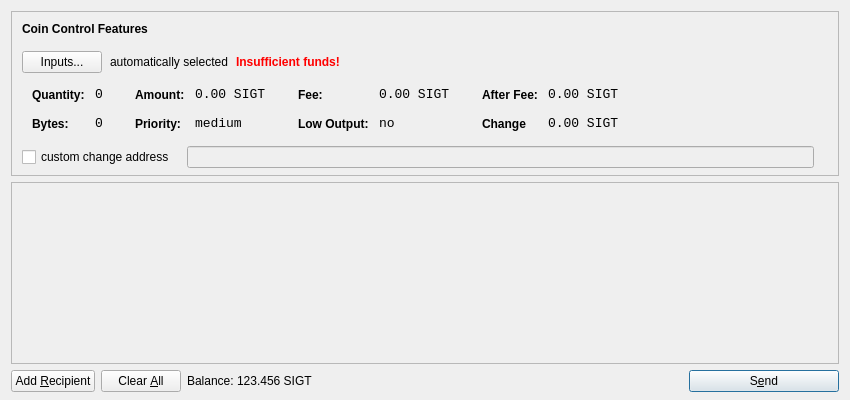
<?xml version="1.0" encoding="UTF-8"?>
<ui version="4.0">
 <class>SendCoinsDialog</class>
 <widget class="QDialog" name="SendCoinsDialog">
  <property name="geometry">
   <rect>
    <x>0</x>
    <y>0</y>
    <width>850</width>
    <height>400</height>
   </rect>
  </property>
  <property name="windowTitle">
   <string>Send Coins</string>
  </property>
  <layout class="QVBoxLayout" name="verticalLayout" stretch="0,1,0">
   <property name="bottomMargin">
    <number>8</number>
   </property>
   <item>
    <widget class="QFrame" name="frameCoinControl">
     <property name="sizePolicy">
      <sizepolicy hsizetype="Expanding" vsizetype="Expanding">
       <horstretch>0</horstretch>
       <verstretch>0</verstretch>
      </sizepolicy>
     </property>
     <property name="maximumSize">
      <size>
       <width>16777215</width>
       <height>16777215</height>
      </size>
     </property>
     <property name="frameShape">
      <enum>QFrame::StyledPanel</enum>
     </property>
     <property name="frameShadow">
      <enum>QFrame::Sunken</enum>
     </property>
     <layout class="QVBoxLayout" name="verticalLayoutCoinControl2">
      <property name="spacing">
       <number>-1</number>
      </property>
      <property name="leftMargin">
       <number>0</number>
      </property>
      <property name="topMargin">
       <number>0</number>
      </property>
      <property name="rightMargin">
       <number>0</number>
      </property>
      <property name="bottomMargin">
       <number>6</number>
      </property>
      <item>
       <layout class="QVBoxLayout" name="verticalLayoutCoinControl" stretch="0,0,0,0,1">
        <property name="spacing">
         <number>0</number>
        </property>
        <property name="leftMargin">
         <number>10</number>
        </property>
        <property name="topMargin">
         <number>10</number>
        </property>
        <item>
         <layout class="QHBoxLayout" name="horizontalLayoutCoinControl1">
          <property name="bottomMargin">
           <number>15</number>
          </property>
          <item>
           <widget class="QLabel" name="labelCoinControlFeatures">
            <property name="sizePolicy">
             <sizepolicy hsizetype="Preferred" vsizetype="Maximum">
              <horstretch>0</horstretch>
              <verstretch>0</verstretch>
             </sizepolicy>
            </property>
            <property name="font">
             <font>
              <weight>75</weight>
              <bold>true</bold>
             </font>
            </property>
            <property name="styleSheet">
             <string notr="true">font-weight:bold;</string>
            </property>
            <property name="text">
             <string>Coin Control Features</string>
            </property>
           </widget>
          </item>
         </layout>
        </item>
        <item>
         <layout class="QHBoxLayout" name="horizontalLayoutCoinControl2" stretch="0,0,0,0">
          <property name="spacing">
           <number>8</number>
          </property>
          <property name="bottomMargin">
           <number>10</number>
          </property>
          <item>
           <widget class="QPushButton" name="pushButtonCoinControl">
            <property name="styleSheet">
             <string notr="true"/>
            </property>
            <property name="text">
             <string>Inputs...</string>
            </property>
           </widget>
          </item>
          <item>
           <widget class="QLabel" name="labelCoinControlAutomaticallySelected">
            <property name="text">
             <string>automatically selected</string>
            </property>
            <property name="margin">
             <number>5</number>
            </property>
           </widget>
          </item>
          <item>
           <widget class="QLabel" name="labelCoinControlInsuffFunds">
            <property name="font">
             <font>
              <weight>75</weight>
              <bold>true</bold>
             </font>
            </property>
            <property name="styleSheet">
             <string notr="true">color:red;font-weight:bold;</string>
            </property>
            <property name="text">
             <string>Insufficient funds!</string>
            </property>
            <property name="margin">
             <number>5</number>
            </property>
           </widget>
          </item>
          <item>
           <spacer name="horizontalSpacerCoinControl">
            <property name="orientation">
             <enum>Qt::Horizontal</enum>
            </property>
            <property name="sizeHint" stdset="0">
             <size>
              <width>40</width>
              <height>1</height>
             </size>
            </property>
           </spacer>
          </item>
         </layout>
        </item>
        <item>
         <widget class="QWidget" name="widgetCoinControl" native="true">
          <property name="sizePolicy">
           <sizepolicy hsizetype="Preferred" vsizetype="Preferred">
            <horstretch>0</horstretch>
            <verstretch>0</verstretch>
           </sizepolicy>
          </property>
          <property name="minimumSize">
           <size>
            <width>0</width>
            <height>0</height>
           </size>
          </property>
          <property name="styleSheet">
           <string notr="true"/>
          </property>
          <layout class="QHBoxLayout" name="horizontalLayoutCoinControl5">
           <property name="margin">
            <number>0</number>
           </property>
           <item>
            <layout class="QHBoxLayout" name="horizontalLayoutCoinControl3" stretch="0,0,0,1">
             <property name="spacing">
              <number>20</number>
             </property>
             <property name="topMargin">
              <number>0</number>
             </property>
             <property name="bottomMargin">
              <number>10</number>
             </property>
             <item>
              <layout class="QFormLayout" name="formLayoutCoinControl1">
               <property name="horizontalSpacing">
                <number>10</number>
               </property>
               <property name="verticalSpacing">
                <number>14</number>
               </property>
               <property name="leftMargin">
                <number>10</number>
               </property>
               <property name="topMargin">
                <number>4</number>
               </property>
               <property name="rightMargin">
                <number>6</number>
               </property>
               <item row="0" column="0">
                <widget class="QLabel" name="labelCoinControlQuantityText">
                 <property name="styleSheet">
                  <string notr="true">font-weight:bold;</string>
                 </property>
                 <property name="text">
                  <string>Quantity:</string>
                 </property>
                 <property name="margin">
                  <number>0</number>
                 </property>
                </widget>
               </item>
               <item row="0" column="1">
                <widget class="QLabel" name="labelCoinControlQuantity">
                 <property name="font">
                  <font>
                   <family>Monospace</family>
                   <pointsize>10</pointsize>
                  </font>
                 </property>
                 <property name="cursor">
                  <cursorShape>IBeamCursor</cursorShape>
                 </property>
                 <property name="contextMenuPolicy">
                  <enum>Qt::ActionsContextMenu</enum>
                 </property>
                 <property name="text">
                  <string>0</string>
                 </property>
                 <property name="margin">
                  <number>0</number>
                 </property>
                 <property name="textInteractionFlags">
                  <set>Qt::LinksAccessibleByMouse|Qt::TextSelectableByKeyboard|Qt::TextSelectableByMouse</set>
                 </property>
                </widget>
               </item>
               <item row="1" column="0">
                <widget class="QLabel" name="labelCoinControlBytesText">
                 <property name="styleSheet">
                  <string notr="true">font-weight:bold;</string>
                 </property>
                 <property name="text">
                  <string>Bytes:</string>
                 </property>
                </widget>
               </item>
               <item row="1" column="1">
                <widget class="QLabel" name="labelCoinControlBytes">
                 <property name="font">
                  <font>
                   <family>Monospace</family>
                   <pointsize>10</pointsize>
                  </font>
                 </property>
                 <property name="cursor">
                  <cursorShape>IBeamCursor</cursorShape>
                 </property>
                 <property name="contextMenuPolicy">
                  <enum>Qt::ActionsContextMenu</enum>
                 </property>
                 <property name="text">
                  <string>0</string>
                 </property>
                 <property name="textInteractionFlags">
                  <set>Qt::LinksAccessibleByMouse|Qt::TextSelectableByKeyboard|Qt::TextSelectableByMouse</set>
                 </property>
                </widget>
               </item>
              </layout>
             </item>
             <item>
              <layout class="QFormLayout" name="formLayoutCoinControl2">
               <property name="horizontalSpacing">
                <number>10</number>
               </property>
               <property name="verticalSpacing">
                <number>14</number>
               </property>
               <property name="leftMargin">
                <number>6</number>
               </property>
               <property name="topMargin">
                <number>4</number>
               </property>
               <property name="rightMargin">
                <number>6</number>
               </property>
               <item row="0" column="0">
                <widget class="QLabel" name="labelCoinControlAmountText">
                 <property name="styleSheet">
                  <string notr="true">font-weight:bold;</string>
                 </property>
                 <property name="text">
                  <string>Amount:</string>
                 </property>
                 <property name="margin">
                  <number>0</number>
                 </property>
                </widget>
               </item>
               <item row="0" column="1">
                <widget class="QLabel" name="labelCoinControlAmount">
                 <property name="font">
                  <font>
                   <family>Monospace</family>
                   <pointsize>10</pointsize>
                  </font>
                 </property>
                 <property name="cursor">
                  <cursorShape>IBeamCursor</cursorShape>
                 </property>
                 <property name="contextMenuPolicy">
                  <enum>Qt::ActionsContextMenu</enum>
                 </property>
                 <property name="text">
                  <string notr="true">0.00 SIGT</string>
                 </property>
                 <property name="textInteractionFlags">
                  <set>Qt::LinksAccessibleByMouse|Qt::TextSelectableByKeyboard|Qt::TextSelectableByMouse</set>
                 </property>
                </widget>
               </item>
               <item row="1" column="0">
                <widget class="QLabel" name="labelCoinControlPriorityText">
                 <property name="styleSheet">
                  <string notr="true">font-weight:bold;</string>
                 </property>
                 <property name="text">
                  <string>Priority:</string>
                 </property>
                </widget>
               </item>
               <item row="1" column="1">
                <widget class="QLabel" name="labelCoinControlPriority">
                 <property name="font">
                  <font>
                   <family>Monospace</family>
                   <pointsize>10</pointsize>
                  </font>
                 </property>
                 <property name="cursor">
                  <cursorShape>IBeamCursor</cursorShape>
                 </property>
                 <property name="contextMenuPolicy">
                  <enum>Qt::ActionsContextMenu</enum>
                 </property>
                 <property name="text">
                  <string>medium</string>
                 </property>
                 <property name="textInteractionFlags">
                  <set>Qt::LinksAccessibleByMouse|Qt::TextSelectableByKeyboard|Qt::TextSelectableByMouse</set>
                 </property>
                </widget>
               </item>
              </layout>
             </item>
             <item>
              <layout class="QFormLayout" name="formLayoutCoinControl3">
               <property name="horizontalSpacing">
                <number>10</number>
               </property>
               <property name="verticalSpacing">
                <number>14</number>
               </property>
               <property name="leftMargin">
                <number>6</number>
               </property>
               <property name="topMargin">
                <number>4</number>
               </property>
               <property name="rightMargin">
                <number>6</number>
               </property>
               <item row="0" column="0">
                <widget class="QLabel" name="labelCoinControlFeeText">
                 <property name="styleSheet">
                  <string notr="true">font-weight:bold;</string>
                 </property>
                 <property name="text">
                  <string>Fee:</string>
                 </property>
                 <property name="margin">
                  <number>0</number>
                 </property>
                </widget>
               </item>
               <item row="0" column="1">
                <widget class="QLabel" name="labelCoinControlFee">
                 <property name="font">
                  <font>
                   <family>Monospace</family>
                   <pointsize>10</pointsize>
                  </font>
                 </property>
                 <property name="cursor">
                  <cursorShape>IBeamCursor</cursorShape>
                 </property>
                 <property name="contextMenuPolicy">
                  <enum>Qt::ActionsContextMenu</enum>
                 </property>
                 <property name="text">
                  <string notr="true">0.00 SIGT</string>
                 </property>
                 <property name="textInteractionFlags">
                  <set>Qt::LinksAccessibleByMouse|Qt::TextSelectableByKeyboard|Qt::TextSelectableByMouse</set>
                 </property>
                </widget>
               </item>
               <item row="1" column="0">
                <widget class="QLabel" name="labelCoinControlLowOutputText">
                 <property name="styleSheet">
                  <string notr="true">font-weight:bold;</string>
                 </property>
                 <property name="text">
                  <string>Low Output:</string>
                 </property>
                </widget>
               </item>
               <item row="1" column="1">
                <widget class="QLabel" name="labelCoinControlLowOutput">
                 <property name="font">
                  <font>
                   <family>Monospace</family>
                   <pointsize>10</pointsize>
                  </font>
                 </property>
                 <property name="cursor">
                  <cursorShape>IBeamCursor</cursorShape>
                 </property>
                 <property name="contextMenuPolicy">
                  <enum>Qt::ActionsContextMenu</enum>
                 </property>
                 <property name="text">
                  <string>no</string>
                 </property>
                 <property name="textInteractionFlags">
                  <set>Qt::LinksAccessibleByMouse|Qt::TextSelectableByKeyboard|Qt::TextSelectableByMouse</set>
                 </property>
                </widget>
               </item>
              </layout>
             </item>
             <item>
              <layout class="QFormLayout" name="formLayoutCoinControl4">
               <property name="horizontalSpacing">
                <number>10</number>
               </property>
               <property name="verticalSpacing">
                <number>14</number>
               </property>
               <property name="leftMargin">
                <number>6</number>
               </property>
               <property name="topMargin">
                <number>4</number>
               </property>
               <property name="rightMargin">
                <number>6</number>
               </property>
               <item row="0" column="0">
                <widget class="QLabel" name="labelCoinControlAfterFeeText">
                 <property name="styleSheet">
                  <string notr="true">font-weight:bold;</string>
                 </property>
                 <property name="text">
                  <string>After Fee:</string>
                 </property>
                 <property name="margin">
                  <number>0</number>
                 </property>
                </widget>
               </item>
               <item row="0" column="1">
                <widget class="QLabel" name="labelCoinControlAfterFee">
                 <property name="font">
                  <font>
                   <family>Monospace</family>
                   <pointsize>10</pointsize>
                  </font>
                 </property>
                 <property name="cursor">
                  <cursorShape>IBeamCursor</cursorShape>
                 </property>
                 <property name="contextMenuPolicy">
                  <enum>Qt::ActionsContextMenu</enum>
                 </property>
                 <property name="text">
                  <string notr="true">0.00 SIGT</string>
                 </property>
                 <property name="textInteractionFlags">
                  <set>Qt::LinksAccessibleByMouse|Qt::TextSelectableByKeyboard|Qt::TextSelectableByMouse</set>
                 </property>
                </widget>
               </item>
               <item row="1" column="0">
                <widget class="QLabel" name="labelCoinControlChangeText">
                 <property name="styleSheet">
                  <string notr="true">font-weight:bold;</string>
                 </property>
                 <property name="text">
                  <string>Change</string>
                 </property>
                </widget>
               </item>
               <item row="1" column="1">
                <widget class="QLabel" name="labelCoinControlChange">
                 <property name="font">
                  <font>
                   <family>Monospace</family>
                   <pointsize>10</pointsize>
                  </font>
                 </property>
                 <property name="cursor">
                  <cursorShape>IBeamCursor</cursorShape>
                 </property>
                 <property name="contextMenuPolicy">
                  <enum>Qt::ActionsContextMenu</enum>
                 </property>
                 <property name="text">
                  <string notr="true">0.00 SIGT</string>
                 </property>
                 <property name="textInteractionFlags">
                  <set>Qt::LinksAccessibleByMouse|Qt::TextSelectableByKeyboard|Qt::TextSelectableByMouse</set>
                 </property>
                </widget>
               </item>
              </layout>
             </item>
            </layout>
           </item>
          </layout>
         </widget>
        </item>
        <item>
         <layout class="QHBoxLayout" name="horizontalLayoutCoinControl4" stretch="0,0,0">
          <property name="spacing">
           <number>12</number>
          </property>
          <property name="sizeConstraint">
           <enum>QLayout::SetDefaultConstraint</enum>
          </property>
          <property name="topMargin">
           <number>5</number>
          </property>
          <property name="rightMargin">
           <number>5</number>
          </property>
          <item>
           <widget class="QCheckBox" name="checkBoxCoinControlChange">
            <property name="text">
             <string>custom change address</string>
            </property>
           </widget>
          </item>
          <item>
           <widget class="QLineEdit" name="lineEditCoinControlChange">
            <property name="enabled">
             <bool>false</bool>
            </property>
            <property name="sizePolicy">
             <sizepolicy hsizetype="Expanding" vsizetype="Fixed">
              <horstretch>0</horstretch>
              <verstretch>0</verstretch>
             </sizepolicy>
            </property>
           </widget>
          </item>
          <item>
           <widget class="QLabel" name="labelCoinControlChangeLabel">
            <property name="sizePolicy">
             <sizepolicy hsizetype="Preferred" vsizetype="Expanding">
              <horstretch>0</horstretch>
              <verstretch>0</verstretch>
             </sizepolicy>
            </property>
            <property name="minimumSize">
             <size>
              <width>0</width>
              <height>0</height>
             </size>
            </property>
            <property name="text">
             <string/>
            </property>
            <property name="margin">
             <number>3</number>
            </property>
           </widget>
          </item>
         </layout>
        </item>
        <item>
         <spacer name="verticalSpacerCoinControl">
          <property name="orientation">
           <enum>Qt::Vertical</enum>
          </property>
          <property name="sizeHint" stdset="0">
           <size>
            <width>800</width>
            <height>1</height>
           </size>
          </property>
         </spacer>
        </item>
       </layout>
      </item>
     </layout>
    </widget>
   </item>
   <item>
    <widget class="QScrollArea" name="scrollArea">
     <property name="widgetResizable">
      <bool>true</bool>
     </property>
     <widget class="QWidget" name="scrollAreaWidgetContents">
      <property name="geometry">
       <rect>
        <x>0</x>
        <y>0</y>
        <width>830</width>
        <height>165</height>
       </rect>
      </property>
      <layout class="QVBoxLayout" name="verticalLayout_2">
       <property name="margin">
        <number>0</number>
       </property>
       <item>
        <layout class="QVBoxLayout" name="entries">
         <property name="spacing">
          <number>6</number>
         </property>
        </layout>
       </item>
       <item>
        <spacer name="verticalSpacer">
         <property name="orientation">
          <enum>Qt::Vertical</enum>
         </property>
         <property name="sizeHint" stdset="0">
          <size>
           <width>20</width>
           <height>40</height>
          </size>
         </property>
        </spacer>
       </item>
      </layout>
     </widget>
    </widget>
   </item>
   <item>
    <layout class="QHBoxLayout" name="horizontalLayout">
     <item>
      <widget class="QPushButton" name="addButton">
       <property name="toolTip">
        <string>Send to multiple recipients at once</string>
       </property>
       <property name="text">
        <string>Add &amp;Recipient</string>
       </property>
       <property name="autoDefault">
        <bool>false</bool>
       </property>
      </widget>
     </item>
     <item>
      <widget class="QPushButton" name="clearButton">
       <property name="sizePolicy">
        <sizepolicy hsizetype="Minimum" vsizetype="Fixed">
         <horstretch>0</horstretch>
         <verstretch>0</verstretch>
        </sizepolicy>
       </property>
       <property name="toolTip">
        <string>Remove all transaction fields</string>
       </property>
       <property name="text">
        <string>Clear &amp;All</string>
       </property>
       <property name="autoRepeatDelay">
        <number>300</number>
       </property>
       <property name="autoDefault">
        <bool>false</bool>
       </property>
      </widget>
     </item>
     <item>
      <layout class="QHBoxLayout" name="horizontalLayout_2">
       <property name="spacing">
        <number>3</number>
       </property>
       <item>
        <widget class="QLabel" name="label">
         <property name="sizePolicy">
          <sizepolicy hsizetype="Preferred" vsizetype="Fixed">
           <horstretch>0</horstretch>
           <verstretch>0</verstretch>
          </sizepolicy>
         </property>
         <property name="text">
          <string>Balance:</string>
         </property>
        </widget>
       </item>
       <item>
        <widget class="QLabel" name="labelBalance">
         <property name="sizePolicy">
          <sizepolicy hsizetype="Preferred" vsizetype="Fixed">
           <horstretch>0</horstretch>
           <verstretch>0</verstretch>
          </sizepolicy>
         </property>
         <property name="cursor">
          <cursorShape>IBeamCursor</cursorShape>
         </property>
         <property name="text">
          <string notr="true">123.456 SIGT</string>
         </property>
         <property name="textInteractionFlags">
          <set>Qt::LinksAccessibleByMouse|Qt::TextSelectableByKeyboard|Qt::TextSelectableByMouse</set>
         </property>
        </widget>
       </item>
      </layout>
     </item>
     <item>
      <spacer name="horizontalSpacer">
       <property name="orientation">
        <enum>Qt::Horizontal</enum>
       </property>
       <property name="sizeHint" stdset="0">
        <size>
         <width>40</width>
         <height>20</height>
        </size>
       </property>
      </spacer>
     </item>
     <item>
      <widget class="QPushButton" name="sendButton">
       <property name="minimumSize">
        <size>
         <width>150</width>
         <height>0</height>
        </size>
       </property>
       <property name="toolTip">
        <string>Confirm the send action</string>
       </property>
       <property name="text">
        <string>S&amp;end</string>
       </property>
       <property name="icon">
        <iconset resource="../bitcoin.qrc">
         <normaloff>:/icons/send</normaloff>:/icons/send</iconset>
       </property>
       <property name="default">
        <bool>true</bool>
       </property>
      </widget>
     </item>
    </layout>
   </item>
  </layout>
 </widget>
 <resources>
  <include location="../bitcoin.qrc"/>
 </resources>
 <connections/>
</ui>
